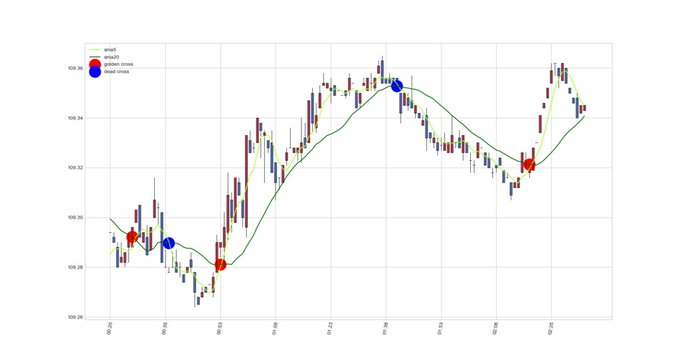

Write Python code to recreate this figure.
import os
from matplotlib.finance import candlestick2_ohlc as plt_candle
import matplotlib.pyplot as plt
import seaborn as sns
import pandas as pd
import datetime
from oandapyV20 import API
import oandapyV20.endpoints.instruments as oandapy

now = datetime.datetime.now() - datetime.timedelta(hours=9)  # 標準時に合わせる
minutes = 61  # 60分取得
time_min = now - datetime.timedelta(minutes=120)  # 2時間前からデータを取得する
# start = datetime.datetime(year=2018,month=5,day=1)
time_min = time_min.strftime("%Y-%m-%dT%H:%M:00.000000Z")
# OANDA_API ACCESS-TOKEN
access_token = os.environ.get("ACCESS_TOKEN")
api = API(access_token = access_token, environment="practice")
request = oandapy.InstrumentsCandles(instrument = "USD_JPY",
               params = { "alignmentTimezone": "Japan", "from": start, "count": minutes, "granularity": "M1" })
api.request(request)

#filename = "candle.csv"
candle = pd.DataFrame.from_dict(
    [row['mid'] for row in request.response['candles']])
candle['time'] = [row['time'] for row in request.response['candles']]
#candle.to_csv(filename)

#candle = pd.read_csv('candle.csv')
candle = candle

sns.set_style("whitegrid")

#移動平均を求める
small_window = 5  # 5分平均線を求める
big_window = 20  # 　20分平均線求める
sma5 = pd.Series.rolling(candle.c, window=small_window).mean()
sma20 = pd.Series.rolling(candle.c, window=big_window).mean()

candle = candle[big_window:].reset_index(drop=True)
sma5 = sma5[big_window:].reset_index(drop=True)
sma20 = sma20[big_window:].reset_index(drop=True)

#ゴールデンクロス、デッドクロスを見つける
cross = sma5 > sma20
d_sma20 = sma20.shift(1) - sma20
# golden = (cross != cross.shift(1)) & (cross == True)
golden = (cross != cross.shift(1)) & (cross == True) & (d_sma20 <= 0)
# dead = (cross != cross.shift(1)) & (cross == False)
dead = (cross != cross.shift(1)) & (cross == False) & (d_sma20 >= 0)


#ゴールデンクロス、デッドクロスの位置をリスト化する
index_g = [i-1 for i, x in enumerate(golden) if x == True]
index_d = [i-1 for i, x in enumerate(dead) if x == True]

# X軸の見た目を整える
# 時間だけを切り出すために先頭からの12文字目から取るようにしている
xticks_number = 15  # 15分刻みに目盛りを書く
xticks_index = range(0, len(candle), xticks_number)
xticks_date = [candle.time.values[i][11:16] for i in xticks_index]

figure, ax = plt.subplots()
plt_candle(ax,
           opens=candle.o.values,
           highs=candle.h.values,
           lows=candle.l.values,
           closes=candle.c.values,
           width=0.6,
           colorup='#DC143C',
           colordown='#4169E1')
plt.plot(sma5, color='greenyellow', label='sma5')
plt.plot(sma20, color='darkgreen', label='sma20')
plt.scatter(index_g, sma20[index_g], color='red', s=500, label="golden cross")
plt.scatter(index_d, sma20[index_d], color='blue', s=500, label="dead cross")
plt.xticks(xticks_index, xticks_date, rotation=80)
plt.legend()
plt.show()
